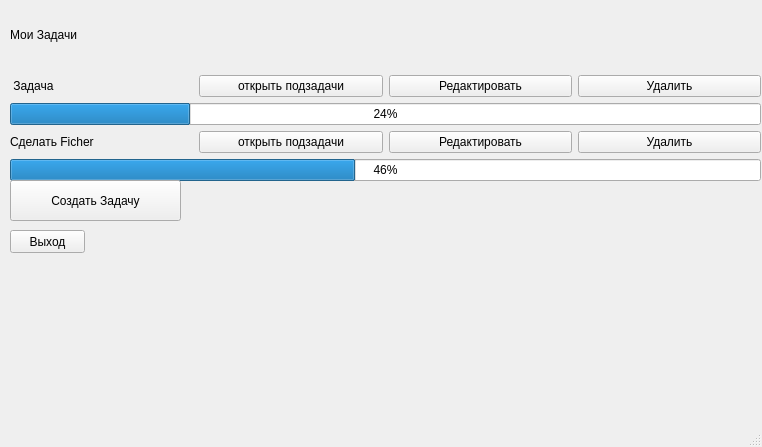
<?xml version="1.0" encoding="UTF-8"?>
<ui version="4.0">
 <class>MainWindow</class>
 <widget class="QMainWindow" name="MainWindow">
  <property name="geometry">
   <rect>
    <x>0</x>
    <y>0</y>
    <width>762</width>
    <height>447</height>
   </rect>
  </property>
  <property name="windowTitle">
   <string>MainWindow</string>
  </property>
  <widget class="QWidget" name="centralwidget">
   <widget class="QWidget" name="verticalLayoutWidget">
    <property name="geometry">
     <rect>
      <x>10</x>
      <y>0</y>
      <width>751</width>
      <height>181</height>
     </rect>
    </property>
    <layout class="QVBoxLayout" name="verticalLayout">
     <item>
      <widget class="QLabel" name="mainframe">
       <property name="text">
        <string>Мои Задачи</string>
       </property>
      </widget>
     </item>
     <item>
      <layout class="QHBoxLayout" name="first">
       <item>
        <widget class="QLabel" name="task1">
         <property name="text">
          <string> Задача </string>
         </property>
        </widget>
       </item>
       <item>
        <widget class="QPushButton" name="undertask1">
         <property name="text">
          <string>открыть подзадачи</string>
         </property>
        </widget>
       </item>
       <item>
        <widget class="QPushButton" name="redact1">
         <property name="text">
          <string>Редактировать</string>
         </property>
        </widget>
       </item>
       <item>
        <widget class="QPushButton" name="delete1">
         <property name="text">
          <string>Удалить</string>
         </property>
        </widget>
       </item>
      </layout>
     </item>
     <item>
      <widget class="QProgressBar" name="progressBar_2">
       <property name="value">
        <number>24</number>
       </property>
      </widget>
     </item>
     <item>
      <layout class="QHBoxLayout" name="second">
       <item>
        <widget class="QLabel" name="task2">
         <property name="text">
          <string>Сделать Ficher </string>
         </property>
        </widget>
       </item>
       <item>
        <widget class="QPushButton" name="undertask2">
         <property name="text">
          <string>открыть подзадачи</string>
         </property>
        </widget>
       </item>
       <item>
        <widget class="QPushButton" name="redact2">
         <property name="text">
          <string>Редактировать</string>
         </property>
        </widget>
       </item>
       <item>
        <widget class="QPushButton" name="delete2">
         <property name="text">
          <string>Удалить</string>
         </property>
        </widget>
       </item>
      </layout>
     </item>
     <item>
      <widget class="QProgressBar" name="progressBar">
       <property name="palette">
        <palette>
         <active>
          <colorrole role="WindowText">
           <brush brushstyle="SolidPattern">
            <color alpha="255">
             <red>0</red>
             <green>0</green>
             <blue>0</blue>
            </color>
           </brush>
          </colorrole>
          <colorrole role="ToolTipBase">
           <brush brushstyle="SolidPattern">
            <color alpha="255">
             <red>3</red>
             <green>7</green>
             <blue>255</blue>
            </color>
           </brush>
          </colorrole>
         </active>
         <inactive>
          <colorrole role="WindowText">
           <brush brushstyle="SolidPattern">
            <color alpha="255">
             <red>0</red>
             <green>0</green>
             <blue>0</blue>
            </color>
           </brush>
          </colorrole>
          <colorrole role="ToolTipBase">
           <brush brushstyle="SolidPattern">
            <color alpha="255">
             <red>3</red>
             <green>7</green>
             <blue>255</blue>
            </color>
           </brush>
          </colorrole>
         </inactive>
         <disabled>
          <colorrole role="WindowText">
           <brush brushstyle="SolidPattern">
            <color alpha="255">
             <red>120</red>
             <green>120</green>
             <blue>120</blue>
            </color>
           </brush>
          </colorrole>
          <colorrole role="ToolTipBase">
           <brush brushstyle="SolidPattern">
            <color alpha="255">
             <red>3</red>
             <green>7</green>
             <blue>255</blue>
            </color>
           </brush>
          </colorrole>
         </disabled>
        </palette>
       </property>
       <property name="value">
        <number>46</number>
       </property>
      </widget>
     </item>
    </layout>
   </widget>
   <widget class="QPushButton" name="creator">
    <property name="geometry">
     <rect>
      <x>10</x>
      <y>180</y>
      <width>171</width>
      <height>41</height>
     </rect>
    </property>
    <property name="text">
     <string>Создать Задачу</string>
    </property>
   </widget>
   <widget class="QPushButton" name="logoutButton">
    <property name="geometry">
     <rect>
      <x>10</x>
      <y>230</y>
      <width>75</width>
      <height>23</height>
     </rect>
    </property>
    <property name="text">
     <string>Выход</string>
    </property>
   </widget>
  </widget>
  <widget class="QMenuBar" name="menubar">
   <property name="geometry">
    <rect>
     <x>0</x>
     <y>0</y>
     <width>762</width>
     <height>21</height>
    </rect>
   </property>
  </widget>
  <widget class="QStatusBar" name="statusbar"/>
 </widget>
 <resources/>
 <connections/>
</ui>
